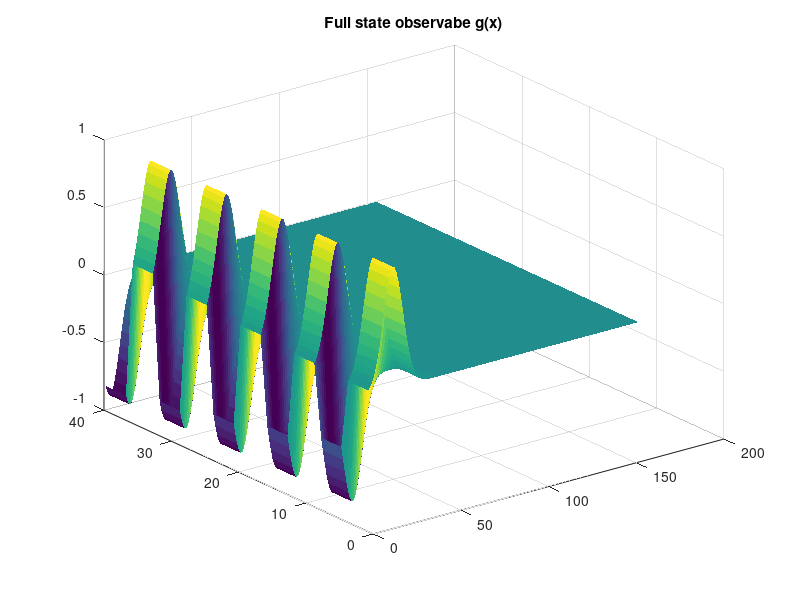
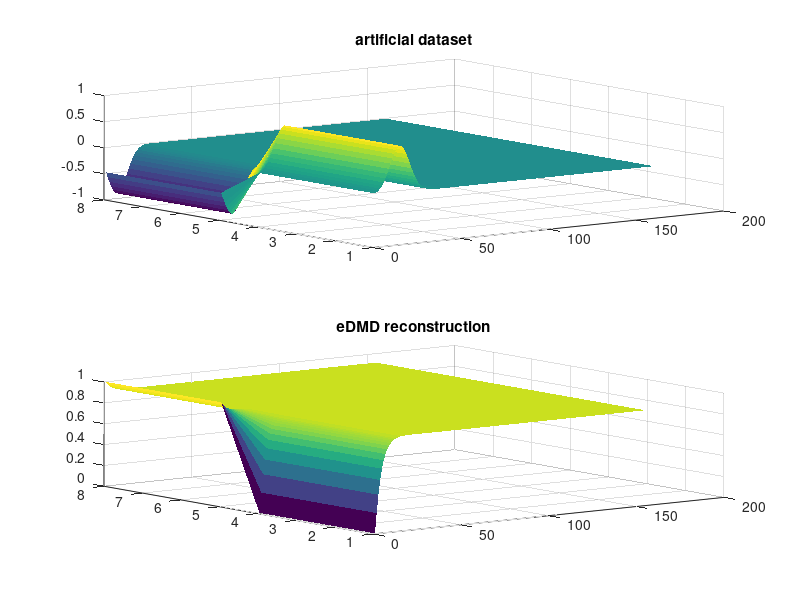
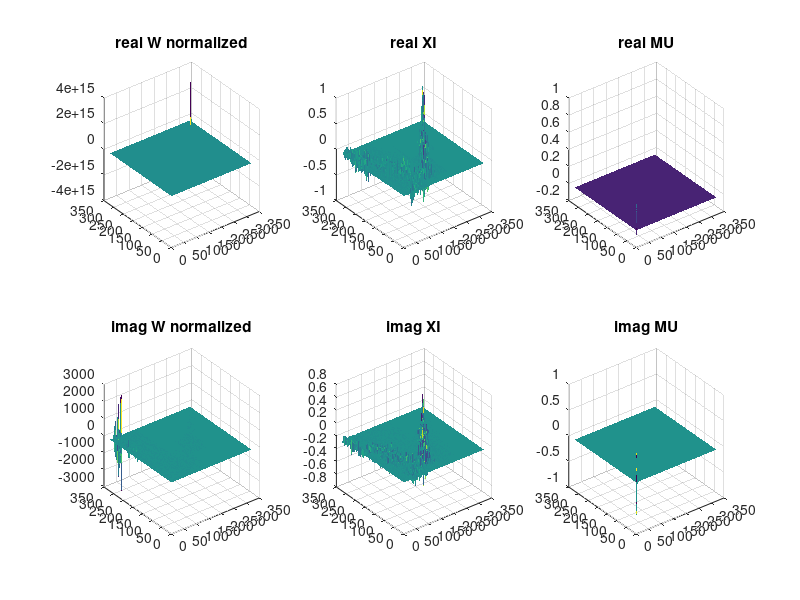
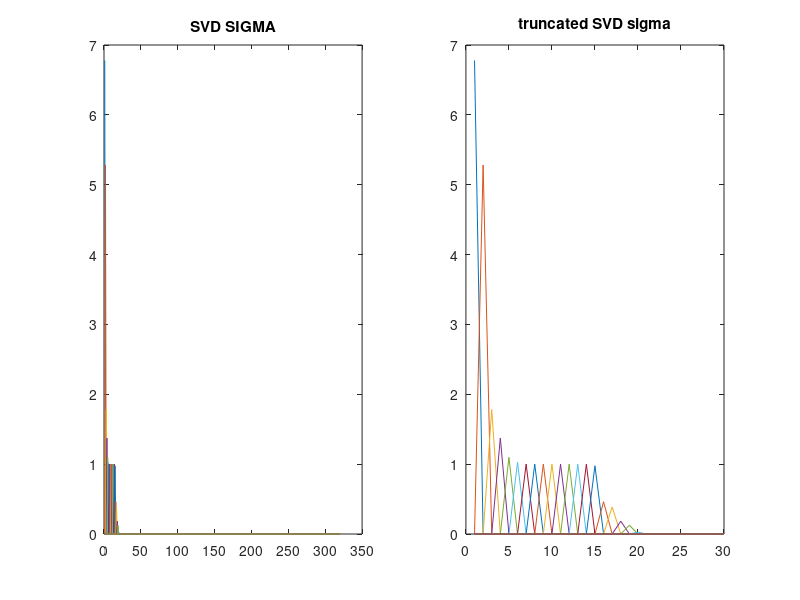

Write MATLAB code to recreate these figures, in order.
clear all
%PARAMETERS:
%dt = 0.004;                  % delta*t Considering a sampling rate of 250Hz
nstacks = 5;                                          %Stacking parameter
r = 30;                                              %SVD: rank truncation 
N = 8;                 %ARTIFICIAL DATASET: number of channels in the data
M = 160;              %ARTIFICIAL DATASET: number of snapshots in the data
%t = dt.*(1:M);       %ARTIFICIAL DATASET: Time vector, temporarily ignored
t = linspace(0, 1, M); %This is needed further down to build B
omega = 17.5;                      % ARTIFICIAL DATASET: Frequency multiplier
tau = 1.2;                            % ARTIFICIAL DATASET: delay parameter
MA = 3;                      %ARTIFICIAL DATASET: Moving average parameter

%ARTIFICIAL DATASET:
Nn= N;     %Safekeeping original channel dim
Xs = 0.9.*exp(-(20.*t-1.8).^2);
Xss = -0.9.*exp(-(20.*t-0.8).^2);
Xi = repmat(Xs, N/2, 1);
Xii = repmat(Xss, N/2, 1);
X_zero = [Xi;Xii];
X_0_rec = X_zero; %take it off when retaking normalization




%We temporalily remove normalization
% X_0 = X_zero + No;
% Xcol = X_0(:);
% X_col_n = normalize(Xcol, "range");
% X_0_rec = reshape(X_col_n, N, M);
% %X_0 = movmean(X_0,MA);   %This is a mobile mean function that makes our data a bit more smoth
% X1 = X_0_rec(:, 1:end-1);
% X2 = X_0_rec(:, 2:end);




X1 = X_zero(:, 1:end-1);
X2 = X_zero(:, 2:end);


%Here we will perform stacking: 
%nstacks = 1;  %Stacking, at the parameters section
if nstacks > 1
    Xaug = [];
    for st = 1:nstacks
        Xaug = [Xaug; X_0_rec(:, st:end-nstacks+st)]; 
    end
    
    X1 = Xaug(:, 1:end-1);
    X2 = Xaug(:, 2:end);
else
    X1 = X_0_rec(:, 1:end-1);
    X2 = X_0_rec(:, 2:end);
end



%Stacked parameters. No need to define them in advance, but they need to be
%redefined to reflect the new dimentions of the dataset:
N = size(X1,1);  %number of channels in the stack
M = size(X1,2); %number of snapshots in the stack 
t = linspace(0, 1, M);


%Dictionary

X1e = [ X1.^2-1 ; X1.^3-3.*X1 ; X1.^4-6.*X1.^2+3 ; X1.^5-10.*X1.^3+15.*X1 ; X1.^6-15.*X1.^4+45.*X1.^2-15 ; X1.^7-21.*X1.^5+1.5.*X1.^3-105.*X1 ; X1.^8-28.*X1.^6+210.*X1.^4-420.*X1.^2+105 ; X1.^9-36.*X1.^7+378.*X1.^5-1260.*X1.^3+495.*X1];
X2e = [ X2.^2-1 ; X2.^3-3.*X2 ; X2.^4-6.*X2.^2+3 ; X2.^5-10.*X2.^3+15.*X2 ; X2.^6-15.*X2.^4+45.*X2.^2-15 ; X2.^7-21.*X2.^5+1.5.*X2.^3-105.*X2 ; X2.^8-28.*X2.^6+210.*X2.^4-420.*X2.^2+105 ; X2.^9-36.*X2.^7+378.*X2.^5-1260.*X2.^3+495.*X2]; 

Psi_mX = X1e.'; %Proper variable naming
Psi_mY = X2e.';

%GENERATE THE B MATRIX: weights that are used to build the koopman modes

degree = 9; %Dictionary degree
%t_stack = dt.*(1:M);   %t vector for the dims of the stack

% Build design matrix (T x (degree+1)) for the time domain
Phi = Psi_mX;

%Phi should actually contain the elements of Psi_mY, so the least squares
%problem delivers a useful coeff. matrix: 



% Preallocate coefficients
A = zeros(N, (degree-1)*(N));   % Rows: channels, Columns: polynomial terms

% Fit each channel's time-series data using least squares
for m = 1:N
    y = X1(m, :)';                 % Column vector for time series of channel m
    a = Phi \ y;                  % Solve least squares: Phi * a ≈ y
    A(m, :) = a';                 % Store in row
end




lqrec = Phi * A';

B=pinv(Phi)*X1';
g=B.'*Psi_mX.';


%Run the next couple lines to verify
%that B fulfils eq16 in Williams:
g=B.'*Psi_mX.';   %the full state observable g(x)
%CC=g-X1;


figure;
surf(g, 'EdgeColor','none')
title('Full state observabe g(x)')






G = (Psi_mX'*Psi_mX)/M;
A = (Psi_mX'*Psi_mY)/M;
K = pinv(G)*A;    %The eDMD approximation to the Koopman operator
clear G A

%We introduce SVD to truncate K
[u,sig,v] = svd(K, 'econ'); % Performs svd on the data
%r=5; %rank truncation parameter is at the parameters section
u_t = u(:,1:r); 
sig_t = sig(1:r,1:r); 
v_t = v(:,1:r); % r-truncate U, Sigma & V
Kt = u_t*sig_t*v_t' ;   %Generates the truncated Kt

%Calculate the and normalize eigenvectors: 
[XI,MU,W] = eig(Kt,"nobalance");       %Generate eigenvalues and left-right eigenvctors
[XIb,MUb,Wb] = eig(Kt); %balanced eigenvalues

%balanced/unbalanced discrepancies
XIr_d = real(XI)-real(XIb); 
XIi_d = imag(XI)-imag(XIb);
MUr_d = real(MU)-real(MUb); 
MUi_d = imag(MU)-imag(MUb);
Wr_d = real(W)-real(Wb);
Wi_d = imag(W)-imag(Wb);

E_XIr=norm(XIr_d ,"fro")/norm(real(XI),"fro");
E_XIi=norm(XIi_d ,"fro")/norm(imag(XI),"fro");

E_MUr=norm(MUr_d ,"fro")/norm(real(MU),"fro");
E_MUi=norm(MUi_d ,"fro")/norm(imag(MU),"fro");

E_Wr=norm(Wr_d ,"fro")/norm(real(W),"fro");
E_Wi=norm(Wi_d  ,"fro")/norm(imag(W),"fro");

inerp = sum(conj(W).*XI);                  %Calculate the w_k'xi_k products
%inerp(inerp< 0.00001) = 0;   %Remove neglible inner p. (0.00001 worked ok) 
Wn = W./inerp;    %define the scaled w_n left eigenvectors in the u. circle
scaledIP = sum(conj(Wn).*XI);              %Calculate the w_n'xi_k products
ip_angle = angle(scaledIP);     %phase of w_n'xi_k products in the c. plane
%an_cor = exp(1i * +ip_angle);                      %angle correction factor
an_cor = exp(1i * ip_angle);                      %angle correction factor
Wnn = Wn.*an_cor;                                 %normalized w eigevectors
ipfinal = sum(conj(Wnn).*XI); %this should be vector of ones if all went ok

%Calculate the Koopman modes v_i
V = (Wnn'*B).';    %eDMDSVD: We use conjugate transpose now...
V(isnan(V)) = 0; %remove all undefined entries.

%State reconstruction with discrete-time eigenvalues:
mu = repmat(diag(MU)', M, 1);
row_indices = (1:M)';  % Create a column vector of row indices
mu_p = mu .^ row_indices;  % Element-wise exponentiation
Psi0 = Psi_mX(1,:);
Phid = diag(Psi0*XI);  %State reconstruction: build the diagonal Phi matrix
Xrr = real((mu_p*Phid*V')'); %State recontruction: 
orN = size(X_0_rec,1); %Original number of channels
Xr = Xrr(1:orN,:); %Remove copies from the stacking 
Xr_col = Xr(:);
Xr_col_n = normalize(Xr_col, "range");
Xr_rec = reshape(Xr_col_n, orN, M);

%ERROR:
%rem=Xr_rec-X_0(:, 1:1597); %This needs to be generalized!!!
%E=norm(rem,"fro")/norm(X1,"fro");

%Graphs: Artificial dataset and eDMD reconstruction
figure;
subplot(2,1,1)
surf(X_0_rec, 'EdgeColor','none')
title('artificial dataset')
subplot(2,1,2)
surf(Xr_rec, 'EdgeColor','none')
title(sprintf('eDMD, period (\\omega = %.2f)', omega));   % Add omega value
title('eDMD reconstruction')

%Graphs: Eigenvalues, left and right eigenvectors
figure;
subplot(2,3,1)
surf(real(Wnn), 'EdgeColor','none')
title('real W normalized');
subplot(2,3,2)
surf(real(XI), 'EdgeColor','none')
title('real XI');
subplot(2,3,3)
surf(real(MU), 'EdgeColor','none')
title('real MU');
subplot(2,3,4)
surf(imag(Wnn), 'EdgeColor','none')
title('imag W normalized');
subplot(2,3,5)
surf(imag(XI), 'EdgeColor','none')
title('imag XI');
subplot(2,3,6)
surf(imag(MU), 'EdgeColor','none')
title('imag MU');

%Graphs: SVD singular values (and truncated sv)
figure;
subplot(1,2,1)
plot(sig)
title('SVD SIGMA');
subplot(1,2,2)
plot(sig_t)
title('truncated SVD sigma');
